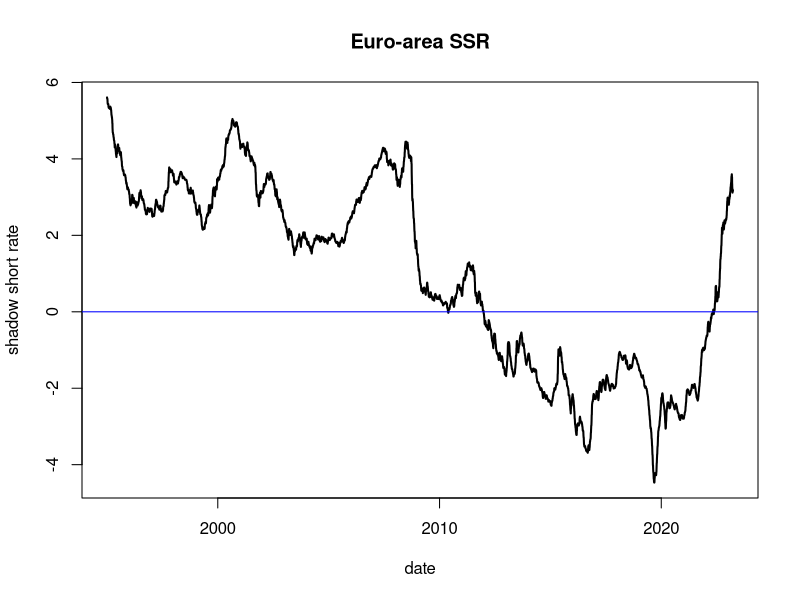

The R script that drew this image:
# Daily Plot of Euro-area SSR (Shadow short rate)
install.packages('readxl')
library(readxl)

# RStudio -> Session -> Set working directory -> To source file location

# Read in latest shadow short rate estimates
# jfyi: data already contains weekends & holidays
daily_ssr_estimates <- read_excel(
  'SSR_Estimates_20230327.xlsx', 
  sheet = 4, 
  skip = 19)

head(daily_ssr_estimates$`Euro-area SSR`, 3)
tail(daily_ssr_estimates$`Euro-area SSR`, 3)

POSIXct <- daily_ssr_estimates$...2
eu_ssr <- daily_ssr_estimates$`Euro-area SSR`

# test plot Euro-area SSR
plot(x = POSIXct,
     y = eu_ssr,
     type = "l",
     lwd = 2,
     xlab = "date",
     ylab = "shadow short rate",
     main = "Euro-area SSR")
abline(h = 0, col="blue")

# simple TODO 1: make the plot nicer
# simple TODO 2: plot against stock (CAC-40, DAX) index plot


